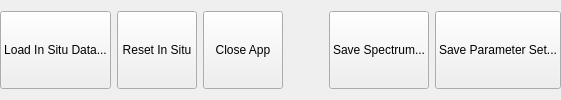
      <widget class="QFrame" name="frame_2">
       <property name="frameShape">
        <enum>QFrame::NoFrame</enum>
       </property>
       <property name="frameShadow">
        <enum>QFrame::Plain</enum>
       </property>
       <layout class="QHBoxLayout" name="horizontalLayout_3">
        <property name="leftMargin">
         <number>0</number>
        </property>
        <property name="rightMargin">
         <number>0</number>
        </property>
        <item>
         <widget class="QPushButton" name="Push_LoadInSitu">
          <property name="sizePolicy">
           <sizepolicy hsizetype="Preferred" vsizetype="Preferred">
            <horstretch>0</horstretch>
            <verstretch>0</verstretch>
           </sizepolicy>
          </property>
          <property name="maximumSize">
           <size>
            <width>32000</width>
            <height>32000</height>
           </size>
          </property>
          <property name="focusPolicy">
           <enum>Qt::TabFocus</enum>
          </property>
          <property name="whatsThis">
           <string>&lt;html&gt;&lt;head/&gt;&lt;body&gt;&lt;p&gt;Your own spectrum can be loaded and displayed together with the model output. Additional statistics are shown to allow for a manual optimization.&lt;/p&gt;&lt;/body&gt;&lt;/html&gt;</string>
          </property>
          <property name="text">
           <string>Load In Situ Data...</string>
          </property>
          <property name="shortcut">
           <string>Ctrl+L</string>
          </property>
          <property name="autoDefault">
           <bool>false</bool>
          </property>
         </widget>
        </item>
        <item>
         <widget class="QPushButton" name="Push_ResetInSitu">
          <property name="sizePolicy">
           <sizepolicy hsizetype="Preferred" vsizetype="Preferred">
            <horstretch>0</horstretch>
            <verstretch>0</verstretch>
           </sizepolicy>
          </property>
          <property name="whatsThis">
           <string>&lt;html&gt;&lt;head/&gt;&lt;body&gt;&lt;p&gt;Remove the loaded spectrum from the current view&lt;/p&gt;&lt;/body&gt;&lt;/html&gt;</string>
          </property>
          <property name="text">
           <string>Reset In Situ</string>
          </property>
          <property name="autoDefault">
           <bool>false</bool>
          </property>
         </widget>
        </item>
        <item>
         <widget class="QPushButton" name="Push_Exit">
          <property name="sizePolicy">
           <sizepolicy hsizetype="Preferred" vsizetype="Preferred">
            <horstretch>0</horstretch>
            <verstretch>0</verstretch>
           </sizepolicy>
          </property>
          <property name="text">
           <string>Close App</string>
          </property>
          <property name="autoDefault">
           <bool>false</bool>
          </property>
         </widget>
        </item>
        <item>
         <spacer name="horizontalSpacer_2">
          <property name="orientation">
           <enum>Qt::Horizontal</enum>
          </property>
          <property name="sizeHint" stdset="0">
           <size>
            <width>40</width>
            <height>20</height>
           </size>
          </property>
         </spacer>
        </item>
        <item>
         <widget class="QPushButton" name="Push_SaveSpec">
          <property name="sizePolicy">
           <sizepolicy hsizetype="MinimumExpanding" vsizetype="Preferred">
            <horstretch>0</horstretch>
            <verstretch>0</verstretch>
           </sizepolicy>
          </property>
          <property name="minimumSize">
           <size>
            <width>0</width>
            <height>0</height>
           </size>
          </property>
          <property name="whatsThis">
           <string>&lt;html&gt;&lt;head/&gt;&lt;body&gt;&lt;p&gt;Save the current output to file and be able to reload it via &amp;quot;Load In Situ Data&amp;quot;&lt;/p&gt;&lt;/body&gt;&lt;/html&gt;</string>
          </property>
          <property name="text">
           <string>Save Spectrum...</string>
          </property>
          <property name="shortcut">
           <string>Ctrl+S</string>
          </property>
          <property name="autoDefault">
           <bool>false</bool>
          </property>
         </widget>
        </item>
        <item>
         <widget class="QPushButton" name="Push_SaveParams">
          <property name="sizePolicy">
           <sizepolicy hsizetype="MinimumExpanding" vsizetype="Preferred">
            <horstretch>0</horstretch>
            <verstretch>0</verstretch>
           </sizepolicy>
          </property>
          <property name="whatsThis">
           <string>&lt;html&gt;&lt;head/&gt;&lt;body&gt;&lt;p&gt;Save the current set of parameters to text-file&lt;/p&gt;&lt;/body&gt;&lt;/html&gt;</string>
          </property>
          <property name="text">
           <string>Save Parameter Set...</string>
          </property>
          <property name="shortcut">
           <string>Ctrl+P</string>
          </property>
          <property name="autoDefault">
           <bool>false</bool>
          </property>
          <property name="default">
           <bool>false</bool>
          </property>
          <property name="flat">
           <bool>false</bool>
          </property>
         </widget>
        </item>
       </layout>
      </widget>
